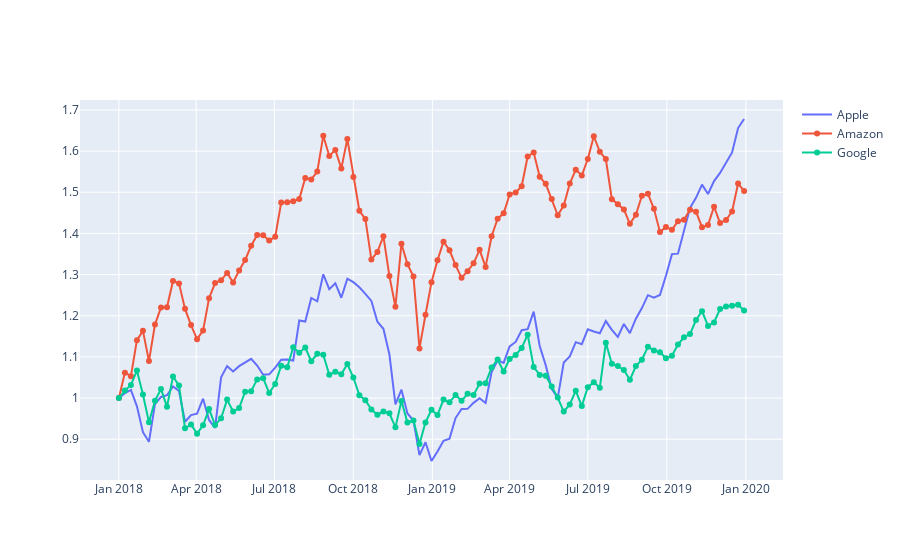

Here is the notebook cell this chart was saved with:
### Code cell
fig = go.Figure()
fig.add_trace(go.Scatter(x=df_stocks.date,
                          y=df_stocks.AAPL,
                         mode='lines',
                         name='Apple'
                         )
             )
fig.add_trace(go.Scatter(x=df_stocks.date,
                         y=df_stocks.AMZN,
                         mode='lines+markers',
                         name='Amazon'
                        )
             )
fig.add_trace(go.Scatter(x=df_stocks.date,
                         y=df_stocks.GOOG,
                         mode='lines+markers',name='Google'
                        )
             )
